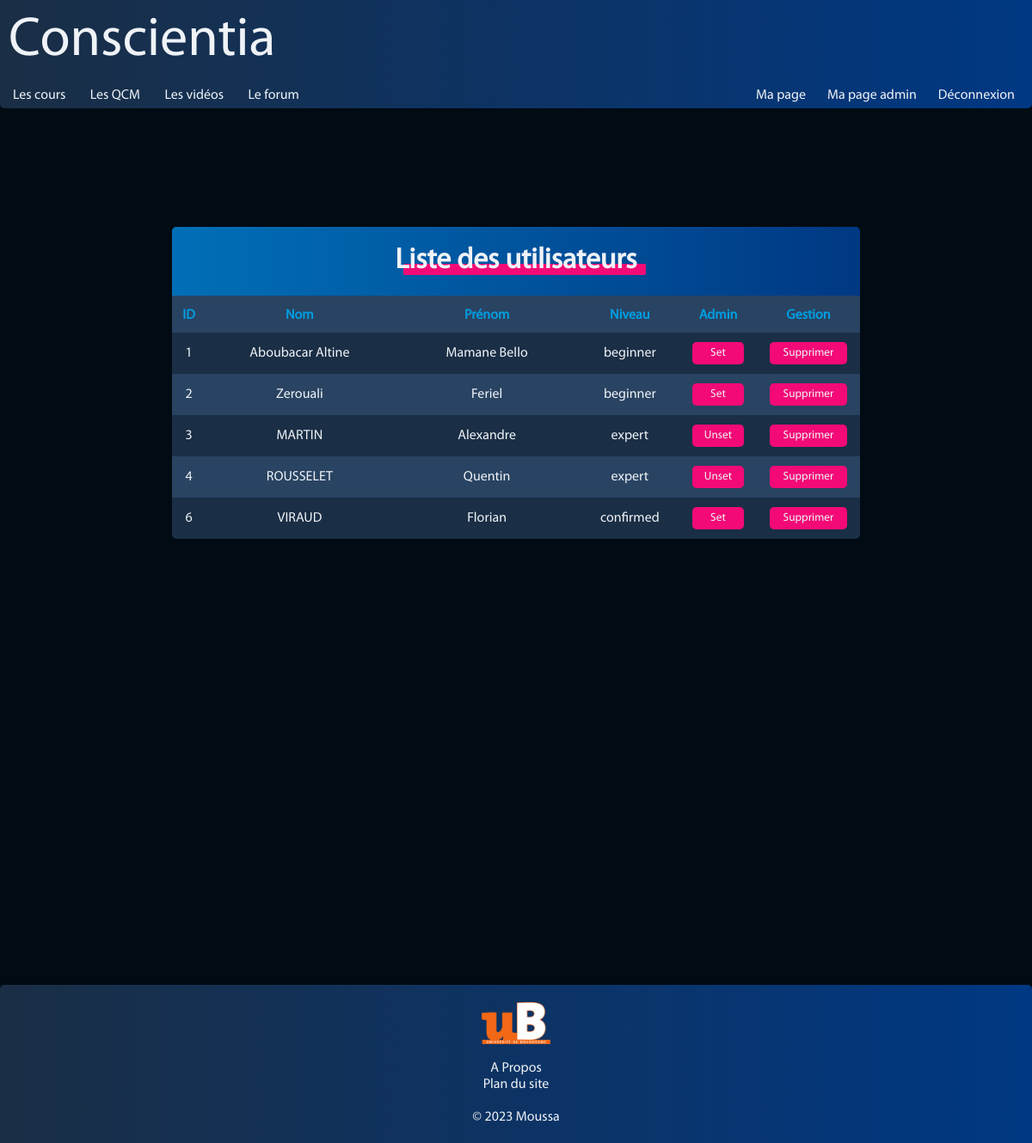
Page /php/controller/userManagement.php (signed in) on the committed database.
### tables this page shows
CREATE TABLE `users` (
  `id` int(11) NOT NULL,
  `lastname` varchar(20) DEFAULT NULL,
  `firstname` varchar(20) DEFAULT NULL,
  `email` varchar(50) DEFAULT NULL,
  `password` varchar(20) DEFAULT NULL,
  `admin` int(11) DEFAULT NULL,
  `level` varchar(20) NOT NULL
);

### php/view/userManagement.php (the view, shortened to what this page needs)
<!DOCTYPE html>
<html lang="fr">
    <head>
        <?php include('css.php');?>
        <link rel="stylesheet" type="text/css" href="../../css/table.css">
    </head>
    <body>
        <?
            include('header.php');
            $result = $conn->query("SELECT * FROM users");
            if ($result->num_rows > 0) {
                echo '
                    <table class="user">
                        <tr>
                            <th colspan="6"><h2>Liste des utilisateurs</h2></th>
                        </tr>
                        <tr>
                            <td style="text-align:center;color:var(--light)"><strong>ID</strong></td>
                            <td style="text-align:center;color:var(--light)"><strong>Nom</strong></td>
                            <td style="text-align:center;color:var(--light)"><strong>Prénom</strong></td>
                            <td style="text-align:center;color:var(--light)"><strong>Niveau</strong></td>
                            <td style="text-align:center;color:var(--light)"><strong>Admin</strong></td>
                            <td style="text-align:center;color:var(--light)"><strong>Gestion</strong></td>
                        </tr>
                    ';
                while($row = $result->fetch_assoc()) {
                    echo '
                        <tr>
                            <td style="text-align:center;width:5%;">' . $row["id"] . '</td>
                            <td style="text-align:center;width:30%;">' . $row["lastname"] . '</td>
                            <td style="text-align:center;width:30%;">' . $row["firstname"] . '</td>
                            <td style="text-align:center;width:15%;">' . $row["level"] . '</td>';
                            if($row["admin"] == 1) {
                                echo '<td style="text-align:center;width:10%;"><input type="button" style="width:60px;" name="unset" value="Unset" onclick="unsetAdmin('.$row["id"].')"/></td>';
                            }
                            else {
                                echo '<td style="text-align:center;width:10%;"><input type="button" style="width:60px;" name="set" value="Set" onclick="setAdmin('.$row["id"].')"/></td>';
                            }
                            echo '<td style="text-align:center;width:10%;"><input type="button" style="width:90px;" name="delAccount" value="Supprimer" onclick="delAccount('.$row["id"].')"/></td>';
                        echo '</tr>
                    ';
                }
                echo '</table><br>';
            }
            else {
                echo "Aucun utilisateur";
            }
            include('footer.php');
        ?>
    </body>
</html>

### css/global.css (style rules this page uses)
:root { --main: #1a2e45; --mainHover: #294362; --second: #006fb7; --third: #003883; --bg:#010B13; --pink: #f30a76; --pinkHover : #c50960; --light: #009de0; --text: #eff3f7; --text2: #c6d8ea; }
body { background: var(--bg); color: var(--text); display: table; width: 100%; }
* { font-family:'Myriad Pro Regular'; margin: 0; box-sizing: border-box; }
input[type=button], input[type=submit] { background: var(--pink); border: 0; border-radius: 5px; padding: 5px; margin: 1px 5px; cursor: pointer; transition: 0.3s; }
input { color: var(--light); }
input[type=submit], input[type=button] { color: var(--text); }
h2 { position: relative; display: inline; }
h2::after { background-color: var(--pink); height: 40%; width: 100%; content: ""; border-radius: 2px; display: block; position: absolute; left : 10px; bottom: 0px; z-index: -1; }

### css/table.css (style rules this page uses)
table { border-collapse: collapse; width: 800px; margin: 138px auto 500px auto; border-radius: 5px; overflow: hidden; }
tr:first-of-type { background: linear-gradient(90deg, var(--second) 0%, var(--third) 100%); border-bottom: 4px solid var(--mainHover); position: relative; z-index: 2; }
tr { background: var(--main); color: var(--text); }
tr:nth-child(2n) { background: var(--mainHover); }
th { font-size: 140%; text-align: center; padding: 20px; position: relative; }
td { padding: 10px; }

### rows in the picture
users: id "1", lastname "Aboubacar Altine", firstname "Mamane Bello", level "beginner"
users: id "2", lastname "Zerouali", firstname "Feriel", level "beginner"
users: id "3", lastname "MARTIN", firstname "Alexandre", level "expert"
users: id "4", lastname "ROUSSELET", firstname "Quentin", level "expert"
users: id "6", lastname "VIRAUD", firstname "Florian", level "confirmed"
